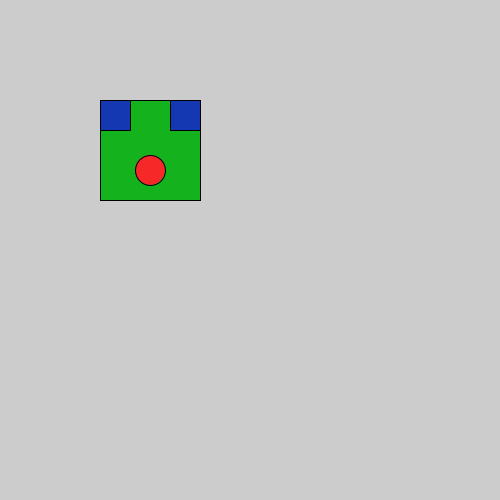
Frame 1 (no input)
Frame 60 (the mouse pressed at the canvas centre just before this capture): identical to frame 1, image omitted
Frame 120 (the mouse held since frame 60 and released just before this capture): identical to frame 1, image omitted

The Processing sketch that drew this single still picture (run headless with seeded random() and noise(); from frame 60 on, the mouse is pressed at the canvas centre):

// Processing sketch: box_thing
// ── box_thing.pde
int xpos = 100;
int ypos = 100;

void setup() {
  size(500, 500);
}

void draw() {
  //body
  fill(#14B21D);
  rect(xpos, ypos, 100, 100);

  //Eyes
  fill(#1437B2);
  rect(xpos-0, ypos-0, 30, 30);
  rect(xpos+70, ypos+0, 30, 30);

  //Mouth
  fill(#F72828);
  ellipse(xpos+50, ypos+70, 30, 30);
}
